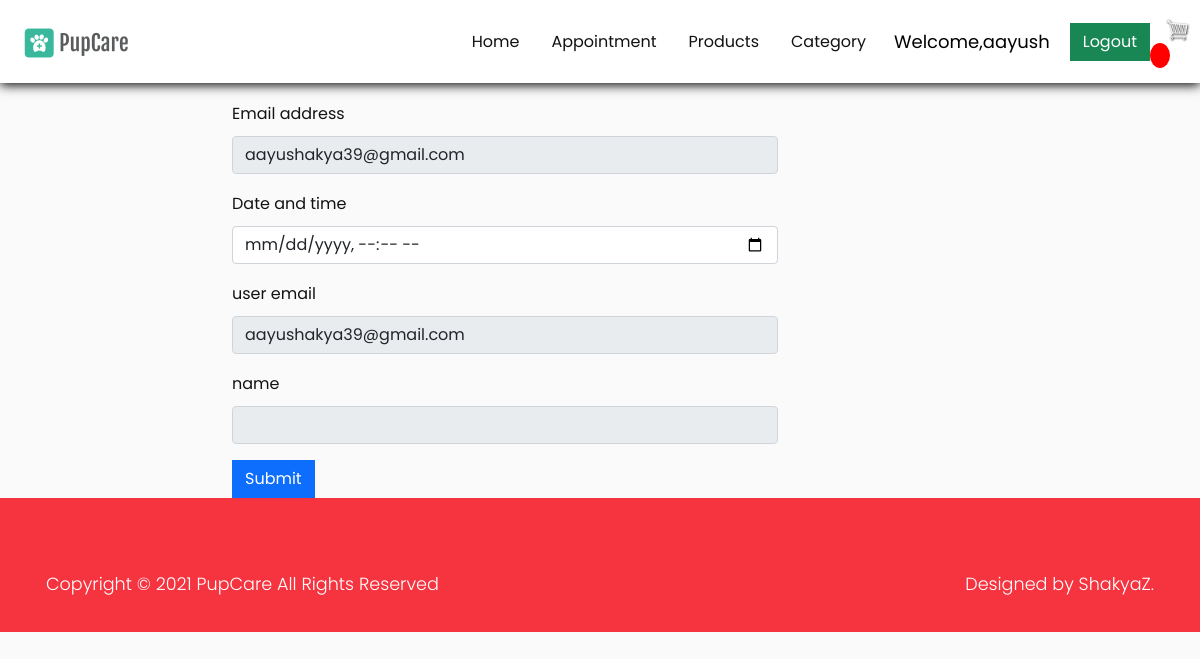
/appointment_form/aayush (signed in), run on an earlier commit of the app's database.
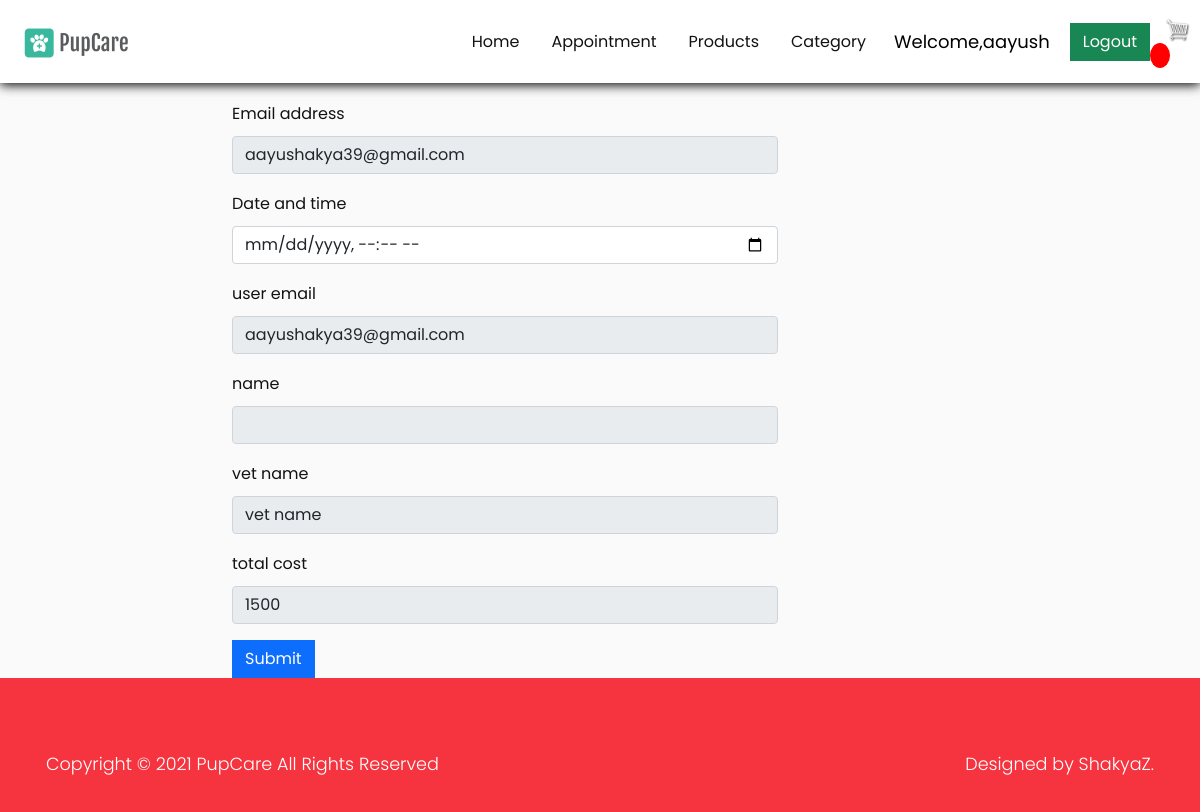
And on a later commit of the database.
### Home/models.py (models this page shows)
class Vet(models.Model):
    username = models.CharField(max_length=250, null=False)
    firstname = models.CharField(max_length=250)
    lastname = models.CharField(max_length=250)
    email = models.EmailField(max_length=250)
    contact = models.CharField(max_length=250)
    password = models.CharField(max_length=250)
    date = models.DateTimeField()
    is_active = models.BooleanField(default=True)
    fees = models.CharField(max_length=250, null=True)
    def __str__(self):
        return self.username

### Home/views.py (the view, shortened to what this page needs)
# urls.py: path('appointment_form/<str:username>', views.appointment_form, name="appointment_form"),
def appointment_form(request, username):
    vet = Vet.objects.all().filter(username=username)
    user = User.objects.all().filter(username=request.user.username)
    user_first = user.first()
    print(vet)
    content = {
        'vet': vet,
        'user': user
    }
    return render(request, 'appointment_form.html', content)

### templates/appointment_form.html (shortened to what this page needs)
{% extends 'base.html' %}
{% load static %}
{% block content %}
    <div class="container" style="margin-top: 100px;">
        <div class="row">
            <div class="col-sm-2"></div>
            <div class="col-sm-6">
                {% for vet in vet %}
                    <form action="{% url 'appointment_form' vet.username %}" method="post">
                {% endfor %}
                {% for usr in user %}
                    <div class="mb-3">
                        <label for="exampleInputEmail1" class="form-label">Email address</label>
                        <input type="email" class="form-control" disabled id="exampleInputEmail1" name="usr_email"
                               value="{{ usr.email }}"
                               aria-describedby="emailHelp">
                    </div>
                    <div class="mb-3">
                        <label for="exampleInputEmail1" class="form-label">Date and time</label>
                        <input type="datetime-local" class="form-control" id="exampleInputEmail1" name="datetime"
                               aria-describedby="emailHelp">
                    </div>
                    <div class="mb-3">
                        <label for="exampleInputEmail1" class="form-label">user email</label>
                        <input type="email" class="form-control" disabled id="exampleInputEmail1" name="usr_email"
                               value="{{ usr.email }}"
                               aria-describedby="emailHelp">
                    </div>
                    <div class="mb-3">
                        <label for="exampleInputEmail1" class="form-label">name</label>
                        <input type="email" class="form-control" disabled id="exampleInputEmail1" name="usr_name"
                               value="{{ usr.first_name }} {{ usr.last_name }}" aria-describedby="emailHelp">
                    </div>
                {% endfor %}
                {% for vet in vet %}
                    <div class="mb-3">
                        <label for="exampleInputEmail1" class="form-label">vet name</label>
                        <input type="email" class="form-control" disabled id="exampleInputEmail1" name="vet_name"
                               value="{{ vet.firstname }} {{ vet.lastname }}"
                               aria-describedby="emailHelp">
                    </div>
                    <div class="mb-3">
                        <label for="exampleInputEmail1" class="form-label">total cost</label>
                        <input type="email" class="form-control" disabled id="exampleInputEmail1" name="vet_name"
                               value="{{ vet.fees }} "
                               aria-describedby="emailHelp">
                    </div>
                {% endfor %}
                <button type="submit" class="btn btn-primary">Submit</button>
                </form>
            </div>
            <div class="col-sm-4"></div>
        </div>
    </div>
{% endblock content %}

### templates/base.html (shortened to what this page needs)
{% load static %}
<!doctype html>
<html lang="en" xmlns="http://www.w3.org/1999/html">
<head>
    <link rel="stylesheet" href="{% static 'themify-icons/themify-icons.css' %}">
    <link rel="stylesheet" href="{% static 'bootstrap.min.css' %}">
    <link rel="stylesheet" href="{% static 'style.css' %}">
    <link rel="stylesheet" href="{% static 'responsive.css' %}">
</head>
<body data-bs-spy="scroll" data-bs-target=".navbar">
<section id="header">
    <nav class="navbar navbar-expand-lg bg-white fixed-top">
        <div class="container">
            <a class="navbar-brand" href="{% url 'Home' %}">
                <img src="{% static 'images/logoo.png' %}" alt="">
            </a>
            <div class="collapse navbar-collapse" id="navbarNav">
                <ul class="navbar-nav ms-auto">
                    <li class="nav-item active">
                        <a href="{% url 'Home' %}" class="nav-link">Home</a>
                    </li>
                    <li class="nav-item">
                        <a class="nav-link" href="{% url 'appointment' %}">Appointment</a>
                    </li>
                    <li class="nav-item">
                        <a class="nav-link" href="{% url 'store' %} ">Products</a>
                    </li>
                    <li class="nav-item">
                        <a class="nav-link" href="{% url 'category' %} ">Category</a>
                    </li>
                </ul>
            </div>
        </div>
        {% if request.user.is_authenticated %}
            <span class="hello-msg">Welcome,{{ request.user }}</span>
            <a class="btn btn-success" href="{% url 'logout' %}"> Logout</a>
            <div class="form-inline my-2 my-lg-0">
            <span>  <a href="{% url 'cart' %}">
                <img id="cart-icon" src="{% static 'images/cart.png' %}" alt="">
              </a>
            </span>
            <p id="cart-total">{{ cartItems }}</p>
        {% else %}
            <span><a class="btn btn-success" href="{% url 'login' %}">Login</a></span>
            <a style="margin-left: 10px"><a class="btn btn-success" href="{% url 'register' %}"> Register</a> </a>
        {% endif %}
        </div>
    </nav>
</section>
{% block content %}
{% endblock content %}
<footer>
    <div class="p-3 copyright">
        <div class="container">
            <div class="row align-items-center">
                <div class="col-12 col-lg-6 p-1 p-lg-3 text-center text-lg-start">
                    <p class="my-0">Copyright © 2021 <a href="#">PupCare</a> All Rights Reserved</p>
                </div>
                <div class="col-12 col-lg-6 p-1 p-lg-3 text-center text-lg-end">
                    <p>Designed by <a href="#" target=" _blank">ShakyaZ</a>.</p>
                </div>
            </div>
        </div>
    </div>
</footer>
</body>
</html>

What changed in the data, as far as the page shows it:
added Vet: vet_name "vet name", vet_name "1500"
